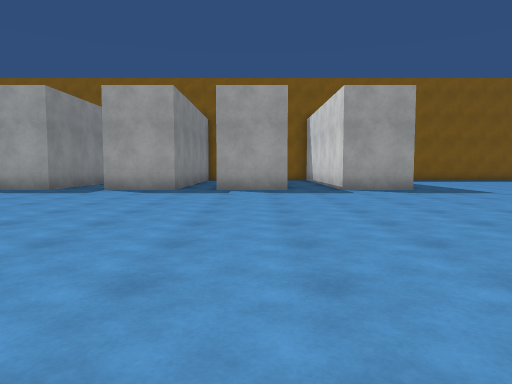
[1] (above)

24 first-person views from a walk through a scene from a Unity 3-D project. The camera is 1.2 m above the floor, tilts 4° down and sees 70° across. The floor is counted in squares, 1.8 m on a side. Each view is taken from the middle of a square. On the plan, view 1 faces up. The plan holds only what a view shows up to about 11 squares ahead; the rest is blank. The place goes on beyond the plan. The player is left out. Surface patterns are stand-ins for the level's own textures.

[2]
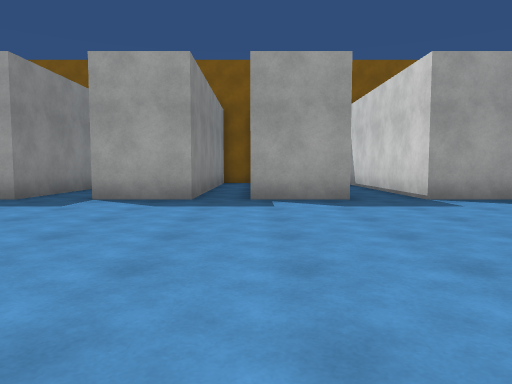

[3]
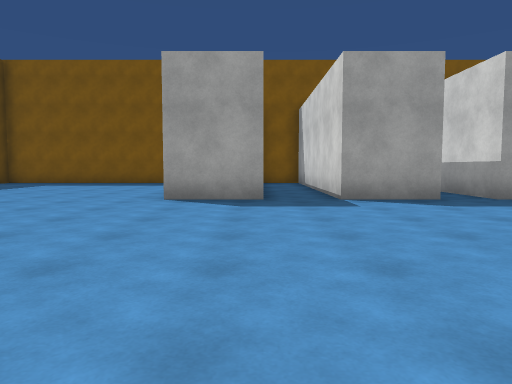

[4]
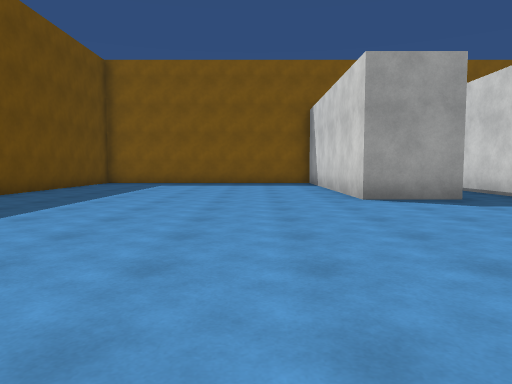

[5]
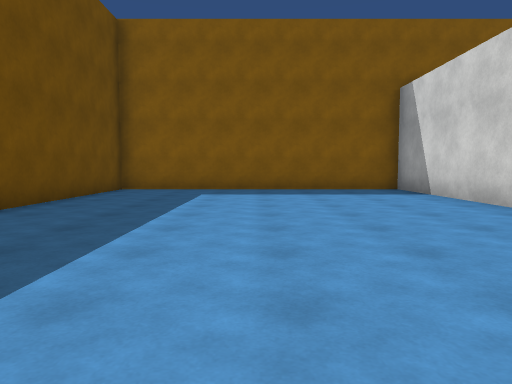

[6]
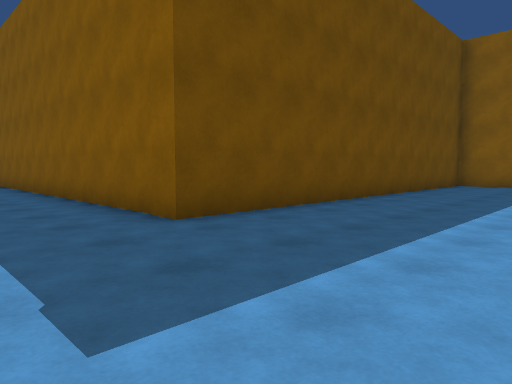

[7]
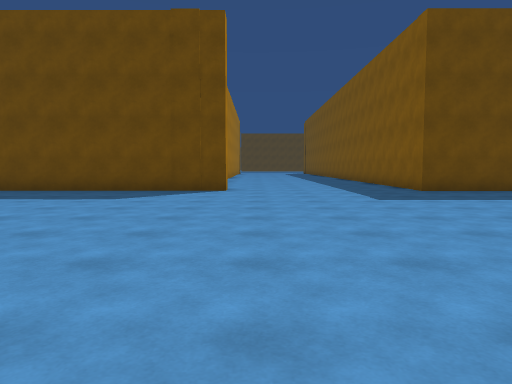

[8]
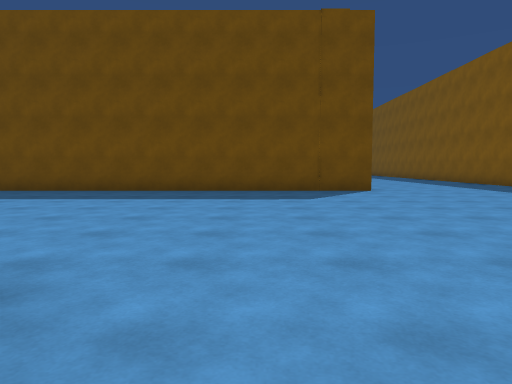

[9]
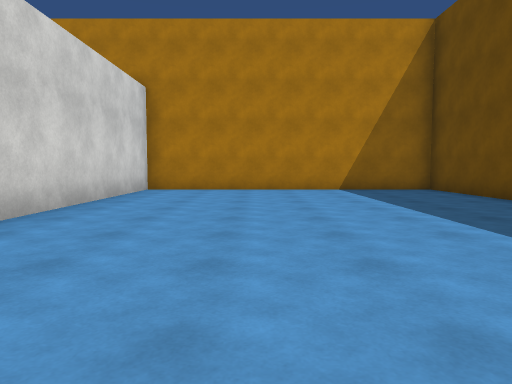

[10]
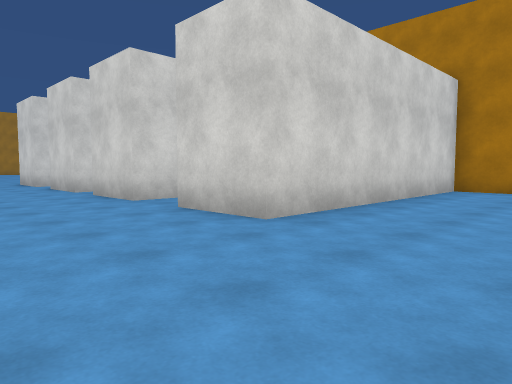

[11]
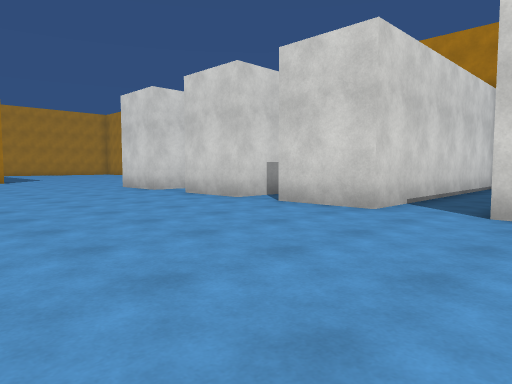

[12]
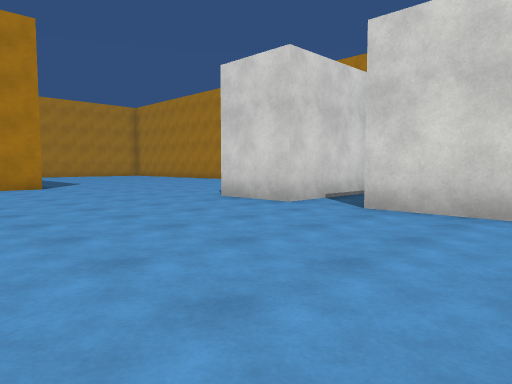

[13]
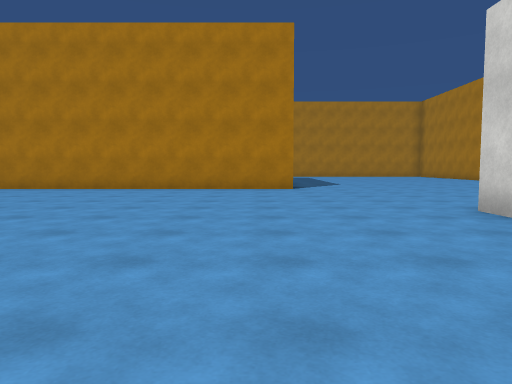

[14]
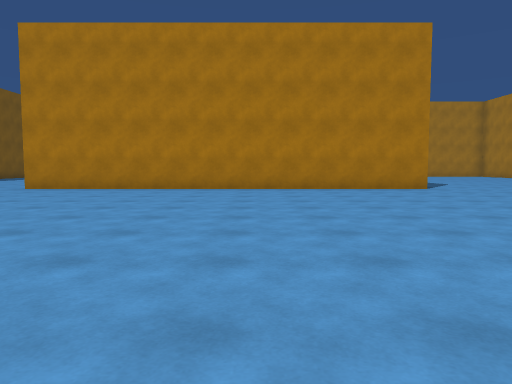

[15]
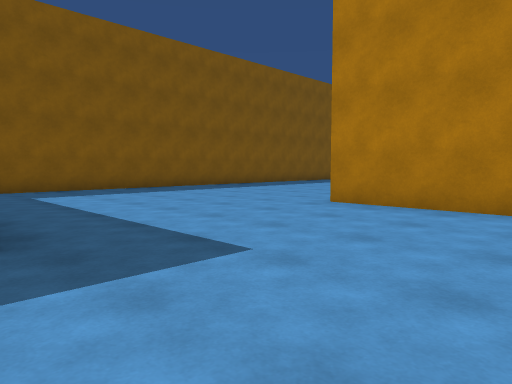

[16]
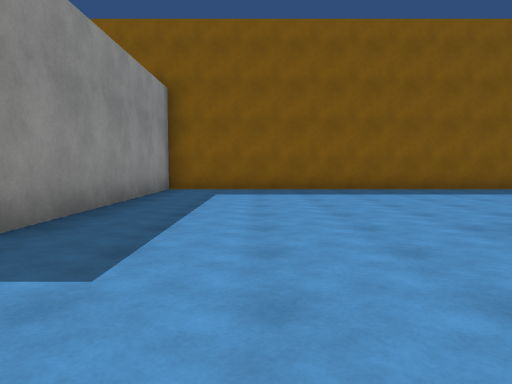

[17]
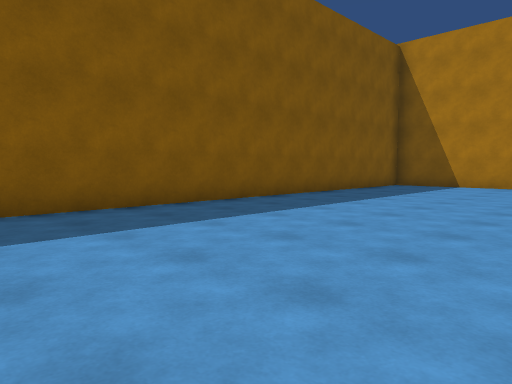

[18]
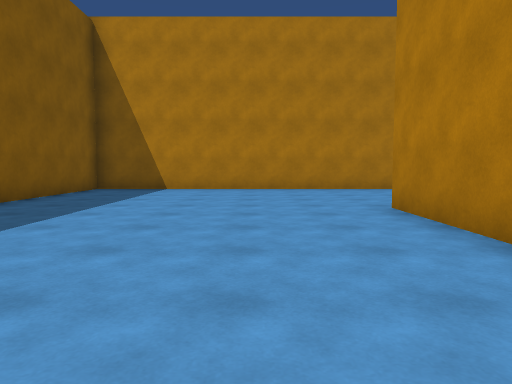

[19]
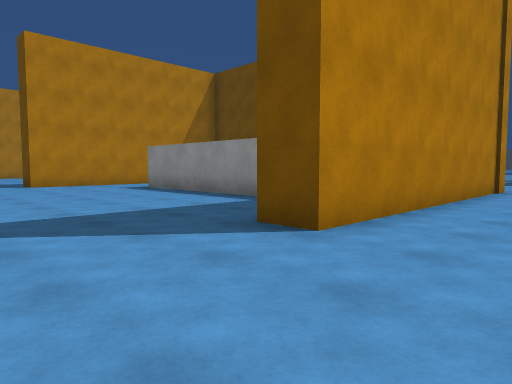

[20]
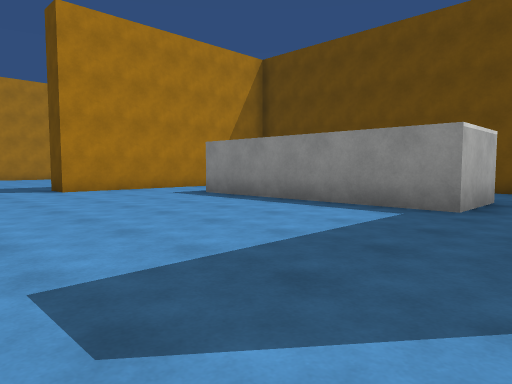

[21]
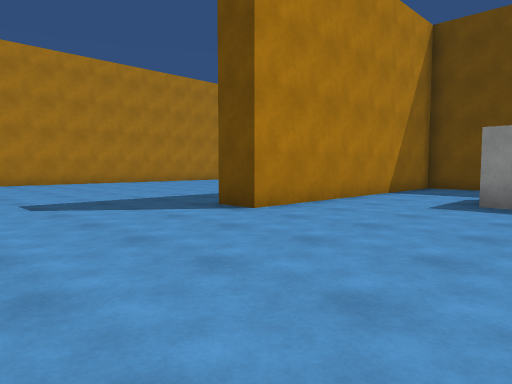

[22]
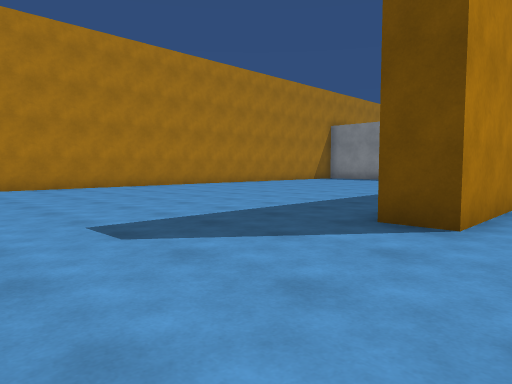

[23]
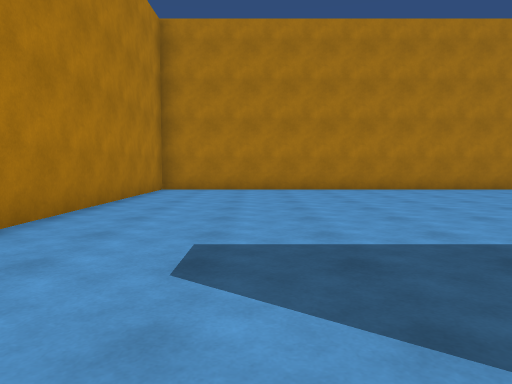

[24]
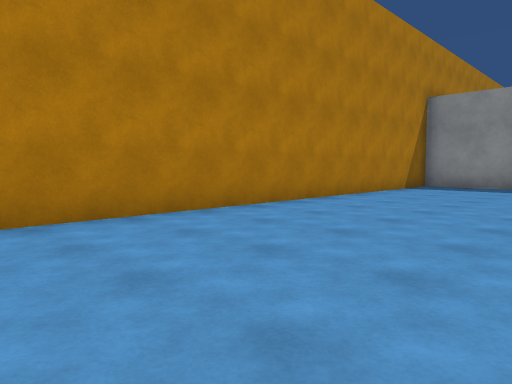

### Floor plan
Points are (right, up) in squares from view 1. A wall is a line through its corners. A room is listed if a view was taken in it or the views show most of it. See-through windows are left out.
Room 1 (views 1, 2, 3, 4, 5, 6, 7, 8, 9, 10, 11, 12, 13, 14, 15, 16, 17, 18, 19, 20, 21, 22, 23, 24)
walls: (1, 10.3) (-1.1, 10.3) (-1.1, 12.8); (10.5, 1.2) (10.5, -0.1) (17.9, -0.1) (17.9, -1.1); (9.9, -1.1) (9.9, 10.8) (17.9, 10.8) (17.9, 9.9); (-1.1, -4.8) (-1.1, -3.3) (1, -3.3); (10.5, 8.2) (10.5, 7.8); (2.4, -6.2) (2.4, -3.3) (4.5, -3.3); (4.5, -8.1) (4.5, -9.1); (13.1, 8.4) (15.2, 8.4) (15.2, 2.4); (-2.3, 13.9) (-2.3, 10.3) (-4.3, 10.3) (-4.3, 14); (6, -10.6) (22.8, -10.6) (22.8, -3.8); (-5.8, 13.9) (-5.8, 10.3) (-7.9, 10.3) (-7.9, 17.7) (-15.9, 17.7) (-15.9, 6.6) (-20.5, 6.6); (-4.3, -10.6) (-4.3, -3.3) (-2.2, -3.3); (-16.6, 1.2) (-15.9, 1.2) (-15.9, -10.6) (-7.9, -10.6) (-7.9, -3.3) (-5.8, -3.3); (22.8, 8.9) (22.8, 17.7) (4.5, 17.7) (4.5, 10.3) (2.4, 10.3) (2.4, 14)

Positions as (right, up) in squares from view 1, and headings:
1: (0, 0), facing up
2: (-1, 3), facing up
3: (-6, 3), facing up
4: (-10, 3), facing up
5: (-12, 7), facing up
6: (-12, 4), facing up-left
7: (-6, 2), facing left
8: (-6, -2), facing left
9: (-11, 0), facing down
10: (-11, 0), facing down-right
11: (-7, 2), facing down-right
12: (-2, 2), facing down-right
13: (-1, 0), facing right
14: (-1, 4), facing right
15: (4, 7), facing up-right
16: (7, 7), facing up
17: (10, 12), facing up-right
18: (12, 13), facing right
19: (21, 13), facing down-left
20: (21, 10), facing down-left
21: (22, 4), facing down-left
22: (22, 1), facing down-left
23: (20, 0), facing down
24: (17, -6), facing down-left
